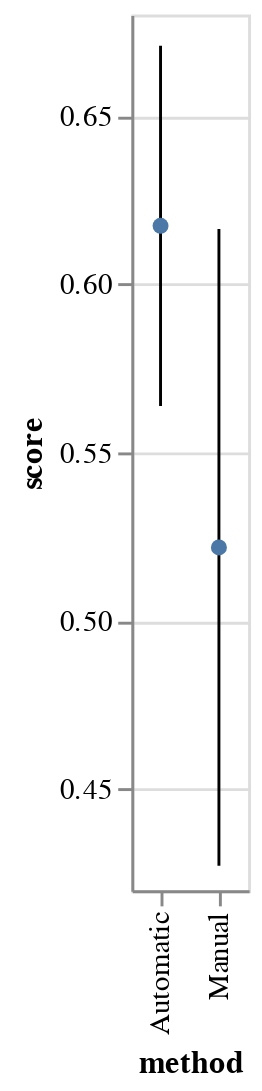

The notebook cell this image was saved under:
### Code cell
error_bars = alt.Chart(search_results_all).mark_errorbar(extent='stdev').encode(
  x=alt.X('method:N'),
  y=alt.Y('score:Q', scale=alt.Scale(zero=False))
)

points = alt.Chart(search_results_all).mark_point(filled=True).encode(
  x=alt.X('method:N'),
  y=alt.Y('score:Q', aggregate='mean'),
)

error_bars + points

### Figure 1 — Vega-Lite specification as saved in the notebook (floating-point values rounded to 4 significant figures)
{"config": {"view": {"continuousWidth": 400, "continuousHeight": 300}}, "layer": [{"mark": {"type": "errorbar", "extent": "stdev"}, "encoding": {"x": {"type": "nominal", "field": "method"}, "y": {"type": "quantitative", "field": "score", "scale": {"zero": false}}}}, {"mark": {"type": "point", "filled": true}, "encoding": {"x": {"type": "nominal", "field": "method"}, "y": {"type": "quantitative", "aggregate": "mean", "field": "score"}}}], "data": {"name": "data-cc6cc02195dd89a784d8a0bf4e42c72a"}, "$schema": "https://vega.github.io/schema/vega-lite/v4.8.1.json", "datasets": {"data-cc6cc02195dd89a784d8a0bf4e42c72a": [{"method": "Manual", "score": 0.6576, "time": "2021-10-02T00:29:50.494115"}, {"method": "Manual", "score": 0.6372, "time": "2021-10-02T00:03:49.245516"}, {"method": "Manual", "score": 0.6361, "time": "2021-10-02T00:01:02.402217"}, {"method": "Manual", "score": 0.6361, "time": "2021-10-02T00:02:02.101720"}, {"method": "Manual", "score": 0.6198, "time": "2021-10-02T00:02:22.669587"}, {"method": "Manual", "score": 0.6125, "time": "2021-10-02T00:22:23.576005"}, {"method": "Manual", "score": 0.6125, "time": "2021-10-02T00:22:40.713338"}, {"method": "Manual", "score": 0.6054, "time": "2021-10-02T00:05:49.191407"}, {"method": "Manual", "score": 0.5729, "time": "2021-10-02T00:29:30.006493"}, {"method": "Manual", "score": 0.5476, "time": "2021-10-02T00:10:23.086578"}, {"method": "Manual", "score": 0.5457, "time": "2021-10-02T00:11:22.884905"}, {"method": "Manual", "score": 0.5457, "time": "2021-10-02T00:12:36.492585"}, {"method": "Manual", "score": 0.5349, "time": "2021-10-02T00:14:36.350906"}, {"method": "Manual", "score": 0.5349, "time": "2021-10-02T00:19:46.677608"}, {"method": "Manual", "score": 0.5324, "time": "2021-10-02T00:17:53.498020"}, {"method": "Manual", "score": 0.5296, "time": "2021-10-02T00:11:40.245927"}, {"method": "Manual", "score": 0.5181, "time": "2021-10-02T00:30:10.858987"}, {"method": "Manual", "score": 0.51, "time": "2021-10-02T00:20:07.080257"}, {"method": "Manual", "score": 0.51, "time": "2021-10-02T00:21:03.271448"}, {"method": "Manual", "score": 0.51, "time": "2021-10-02T00:22:58.280854"}, {"method": "Manual", "score": 0.51, "time": "2021-10-02T00:23:54.955781"}, {"method": "Manual", "score": 0.51, "time": "2021-10-02T00:27:24.084067"}, {"method": "Manual", "score": 0.5067, "time": "2021-10-02T00:21:23.831716"}, {"method": "Manual", "score": 0.5067, "time": "2021-10-02T00:24:54.393106"}, {"method": "Manual", "score": 0.4908, "time": "2021-10-02T00:16:39.015701"}, {"method": "Manual", "score": 0.4908, "time": "2021-10-02T00:16:56.803320"}, {"method": "Manual", "score": 0.4841, "time": "2021-10-02T00:18:53.546760"}, {"method": "Manual", "score": 0.317, "time": "2021-10-02T00:06:09.759082"}, {"method": "Manual", "score": 0.317, "time": "2021-10-02T00:07:03.003813"}, {"method": "Manual", "score": 0.317, "time": "2021-10-02T00:09:05.758503"}, {"method": "Manual", "score": 0.317, "time": "2021-10-02T00:09:23.212506"}, {"method": "Automatic", "score": 0.6913, "time": "2021-10-02T00:17:27.804355"}, {"method": "Automatic", "score": 0.6903, "time": "2021-10-02T00:09:34.566804"}, {"method": "Automatic", "score": 0.69, "time": "2021-10-02T00:05:24.654793"}, {"method": "Automatic", "score": 0.6822, "time": "2021-10-02T00:05:04.084855"}, {"method": "Automatic", "score": 0.6735, "time": "2021-10-02T00:24:13.772977"}, {"method": "Automatic", "score": 0.6728, "time": "2021-10-02T00:26:09.212236"}, {"method": "Automatic", "score": 0.6723, "time": "2021-10-02T00:02:15.166302"}, {"method": "Automatic", "score": 0.6689, "time": "2021-10-02T00:26:50.363186"}, {"method": "Automatic", "score": 0.6668, "time": "2021-10-02T00:21:43.782411"}, {"method": "Automatic", "score": 0.6646, "time": "2021-10-02T00:08:02.931380"}, {"method": "Automatic", "score": 0.6627, "time": "2021-10-02T00:11:41.922940"}, {"method": "Automatic", "score": 0.6627, "time": "2021-10-02T00:15:11.263882"}, {"method": "Automatic", "score": 0.6627, "time": "2021-10-02T00:23:41.208861"}, {"method": "Automatic", "score": 0.6621, "time": "2021-10-02T00:18:29.714748"}, {"method": "Automatic", "score": 0.6621, "time": "2021-10-02T00:28:43.778350"}, {"method": "Automatic", "score": 0.6603, "time": "2021-10-02T00:16:46.185213"}, {"method": "Automatic", "score": 0.6531, "time": "2021-10-02T00:18:05.940304"}, {"method": "Automatic", "score": 0.6501, "time": "2021-10-02T00:08:26.606552"}, {"method": "Automatic", "score": 0.6497, "time": "2021-10-02T00:12:58.233784"}, {"method": "Automatic", "score": 0.6488, "time": "2021-10-02T00:17:48.241295"}, {"method": "Automatic", "score": 0.6456, "time": "2021-10-02T00:08:50.183718"}, {"method": "Automatic", "score": 0.6412, "time": "2021-10-02T00:12:20.212577"}, {"method": "Automatic", "score": 0.6369, "time": "2021-10-02T00:22:07.344460"}, {"method": "Automatic", "score": 0.6336, "time": "2021-10-02T00:16:22.613871"}, {"method": "Automatic", "score": 0.6316, "time": "2021-10-02T00:14:14.942168"}, {"method": "Automatic", "score": 0.6309, "time": "2021-10-02T00:07:36.378984"}, {"method": "Automatic", "score": 0.6295, "time": "2021-10-02T00:18:53.287010"}, {"method": "Automatic", "score": 0.6278, "time": "2021-10-02T00:02:56.950574"}, {"method": "Automatic", "score": 0.626, "time": "2021-10-02T00:25:10.252333"}, {"method": "Automatic", "score": 0.6257, "time": "2021-10-02T00:23:24.022015"}, {"method": "Automatic", "score": 0.6246, "time": "2021-10-02T00:13:15.710789"}, {"method": "Automatic", "score": 0.6199, "time": "2021-10-02T00:13:57.368137"}, {"method": "Automatic", "score": 0.6168, "time": "2021-10-02T00:03:37.720816"}, {"method": "Automatic", "score": 0.6149, "time": "2021-10-02T00:13:36.534351"}, {"method": "Automatic", "score": 0.6112, "time": "2021-10-02T00:09:10.743921"}, {"method": "Automatic", "score": 0.6089, "time": "2021-10-02T00:20:01.968263"}, {"method": "Automatic", "score": 0.6059, "time": "2021-10-02T00:19:29.128841"}, {"method": "Automatic", "score": 0.6049, "time": "2021-10-02T00:03:17.556534"}, {"method": "Automatic", "score": 0.6038, "time": "2021-10-02T00:17:03.963847"}, {"method": "Automatic", "score": 0.5969, "time": "2021-10-02T00:11:24.711385"}, {"method": "Automatic", "score": 0.5969, "time": "2021-10-02T00:29:58.098177"}, {"method": "Automatic", "score": 0.592, "time": "2021-10-02T00:07:18.583522"}, {"method": "Automatic", "score": 0.5886, "time": "2021-10-02T00:26:29.667903"}, {"method": "Automatic", "score": 0.5886, "time": "2021-10-02T00:15:44.080811"}, {"method": "Automatic", "score": 0.5718, "time": "2021-10-02T00:16:01.926297"}, {"method": "Automatic", "score": 0.5483, "time": "2021-10-02T00:29:01.416841"}, {"method": "Automatic", "score": 0.5361, "time": "2021-10-02T00:12:37.452868"}, {"method": "Automatic", "score": 0.5296, "time": "2021-10-02T00:03:55.158471"}, {"method": "Automatic", "score": 0.5258, "time": "2021-10-02T00:10:10.139944"}, {"method": "Automatic", "score": 0.5258, "time": "2021-10-02T00:14:50.595592"}, {"method": "Automatic", "score": 0.5258, "time": "2021-10-02T00:22:27.696185"}, {"method": "Automatic", "score": 0.5258, "time": "2021-10-02T00:24:31.702861"}, {"method": "Automatic", "score": 0.5253, "time": "2021-10-02T00:24:52.577137"}, {"method": "Automatic", "score": 0.5124, "time": "2021-10-02T00:25:30.818971"}, {"method": "Automatic", "score": 0.4742, "time": "2021-10-02T00:25:48.682478"}]}}
